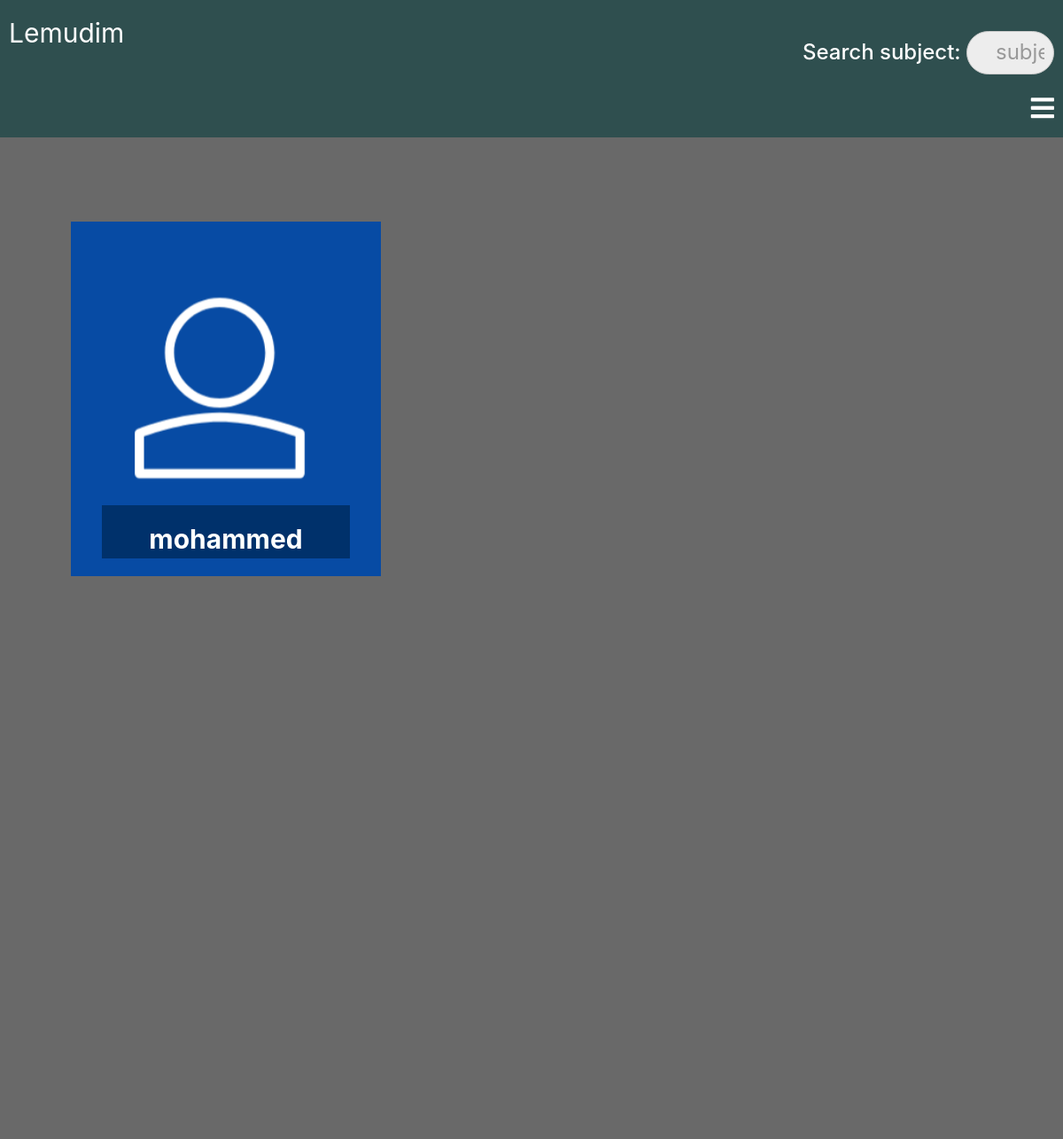
Before: /classroom/teachers_list/ with the older database file.
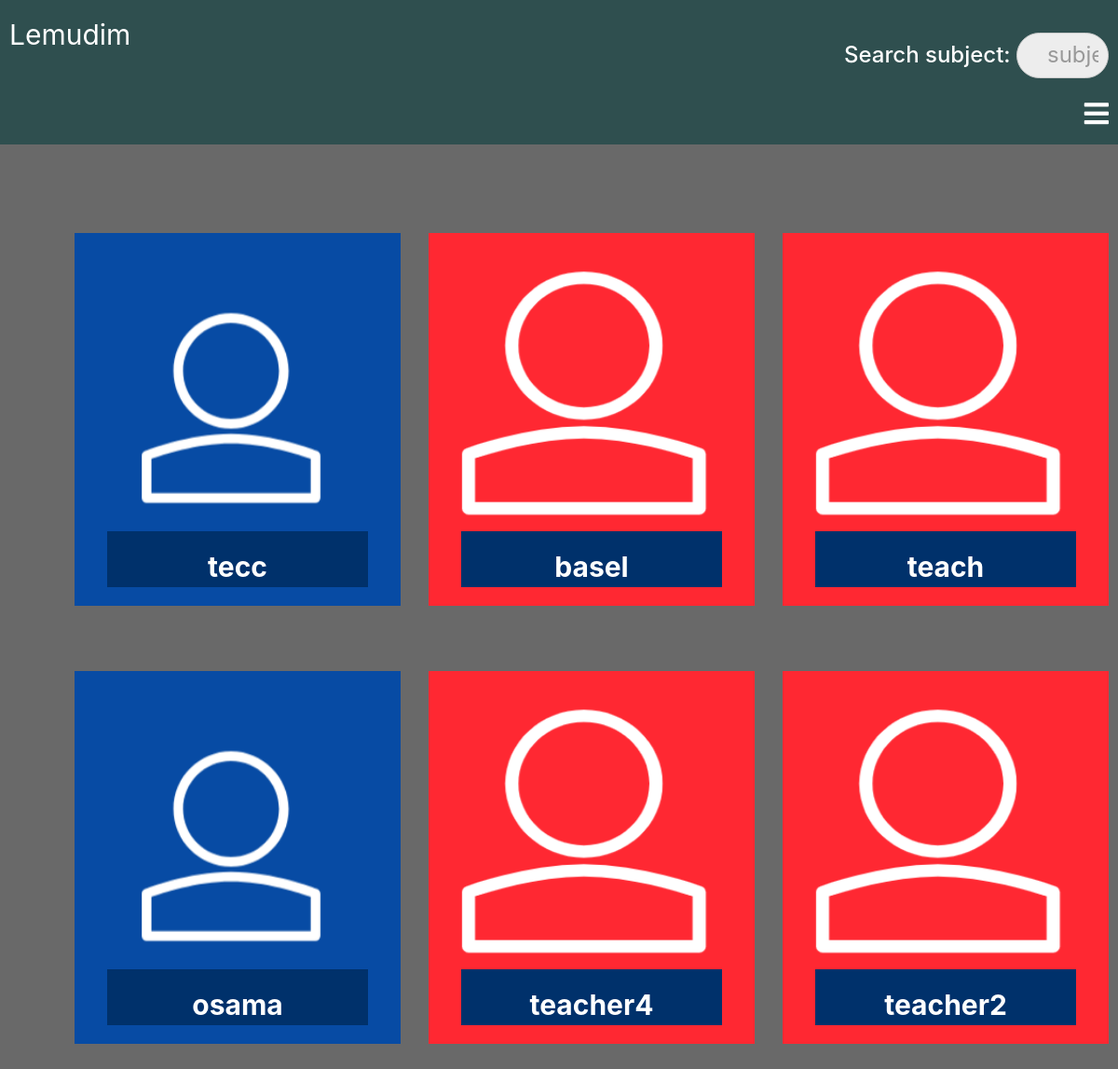
After: the same page with the newer database file.
### classroom/models.py (models this page shows, shortened)
class Teacher(models.Model):
    user = models.OneToOneField(User, on_delete=models.CASCADE, primary_key=True, related_name='Teacher')
    name = models.CharField(max_length=250)
    subject_name = models.CharField(max_length=250)
    email = models.EmailField(max_length=250)
    phone = models.CharField(max_length=250)
    money_per_hour = models.CharField(max_length=250)
    teacher_profile_pic = models.ImageField(upload_to="classroom/teacher_profile_pic", blank=True)
    class_students = models.ManyToManyField(Student, through="StudentsInClass")
    rate=models.IntegerField()
    description = models.TextField()
    payment_way=models.CharField(max_length=250)
    schedule=models.CharField(max_length=250)

### classroom/views.py (the view)
def teachers_list(request):
    query = request.GET.get("q", None)
    qs = Teacher.objects.all()
    if query is not None:
        qs = qs.filter(
                Q(subject_name__icontains=query)
                )
    context = {
        "teachers_list": qs,
    }
    template = "classroom/teachers_list.html"
    return render(request, template, context)

### template/classroom/teachers_list.html (shortened to what this page needs)
{% extends "classroom/base.html" %}
{% load static %}
{% block content %}
<div class="student-list">
<div class="container">
  <div class="row">
  {% for teacher in teachers_list %}
  <div class="col-6 col-md-4">
  <div class="student-box">
    <div class="imgBx">
      {% if teacher.teacher_profile_pic %}
      <img src="{{ teacher.teacher_profile_pic.url }}" alt="">
      {% else %}
      {% if forloop.counter0|divisibleby:"3" %}
      <img src="{% static 'images/login-avatar.PNG' %}" alt="">
      {% else %}
      <img src="{% static 'images/login-avatar-2.PNG' %}" alt="">
      {% endif %}
      {% endif %}
    </div>
    <div class="content">
      <h3>{{ teacher.name }}</h3>
    </div>
  </div>
  </div>
  {% endfor %}
  </div>
</div>
</div>
{% endblock %}

### template/classroom/base.html (shortened to what this page needs)
<!DOCTYPE html>
{% load static %}
<html lang="en" dir="ltr">
  <head>
<link rel="stylesheet" href="https://maxcdn.bootstrapcdn.com/bootstrap/4.5.0/css/bootstrap.min.css">
    <link rel="stylesheet" href="{% static 'css/base.css' %}">
    <link rel="stylesheet" href="{% static 'css/searchbar.css' %}">
    <link rel="stylesheet" href="{% static 'css/newbase.css' %}">
    <link rel="stylesheet" href="https://pro.fontawesome.com/releases/v5.10.0/css/all.css">
    {% load bootstrap4 %}
    {% bootstrap_css %}
  </head>
  <body>
    <nav>
      <div class="toggle">
        <a href="{% url 'home' %}">Lemudim</a>
             <h4> <form method='GET' action="{% url 'classroom:teachers_list' %}" class="searchme"><p>Search subject: <input type='search' name='q' placeholder='subject'></p></form></h4>
        <i class="fa fa-bars menu"></i>
      </div>
    </nav>
      {% block content %}
      {% endblock %}
  </body>
</html>

### static/css/base.css (style rules this page uses)
nav { width: 100%; background: wheat; margin-bottom: 0; }
.toggle { width: 100%; padding: 10px; background: darkslategray; text-align: right; box-sizing: border-box; color: #fff; font-size: 30px; display: block; }
.toggle a { text-align: left; display: block; color: #fff; text-decoration: none; margin-top:5px; margin-bottom: -25px; padding: 0px; }
.student-signup-form h1,h3 { margin: 10px; padding: 0; text-align: center; font-size: 40px; font-weight: 300; opacity: 1; }

### static/css/newbase.css (style rules this page uses)
.student-list { margin: 0; padding: 0; background: dimgray; background-size:auto; background-repeat: repeat; width: 100%; padding-bottom: 600px; padding-top: 5%; color: black; }
.student-list .student-box { margin: 10%; position: relative; width: 100%; height: 400px; background: #000; }
.student-list .student-box .imgBx { position: relative; top: 0; left: 0; width: 100%; height: 100%; }
.student-list .student-box .imgBx img { position: absolute; top: 0; left: 0; width: 100%; height: 100%; object-fit: cover; transition: 0.5s; }
.student-list .student-box .content { position: absolute; bottom: 20px; left: 10%; width: 80%; height: 60px; background: #00316b; transition: 0.5s; overflow: hidden; color: white; padding: 15px; box-sizing: border-box; }
.student-list .student-box .content h3 { margin: 0; padding: 5px; font-size: 30px; font-weight: 700; }

Changed rows visible on the page:
removed Teacher: name "mohammed"
added Teacher: name "tecc"
added Teacher: name "basel"
added Teacher: name "teach"
added Teacher: name "osama"
added Teacher: name "teacher4"
added Teacher: name "teacher2"
